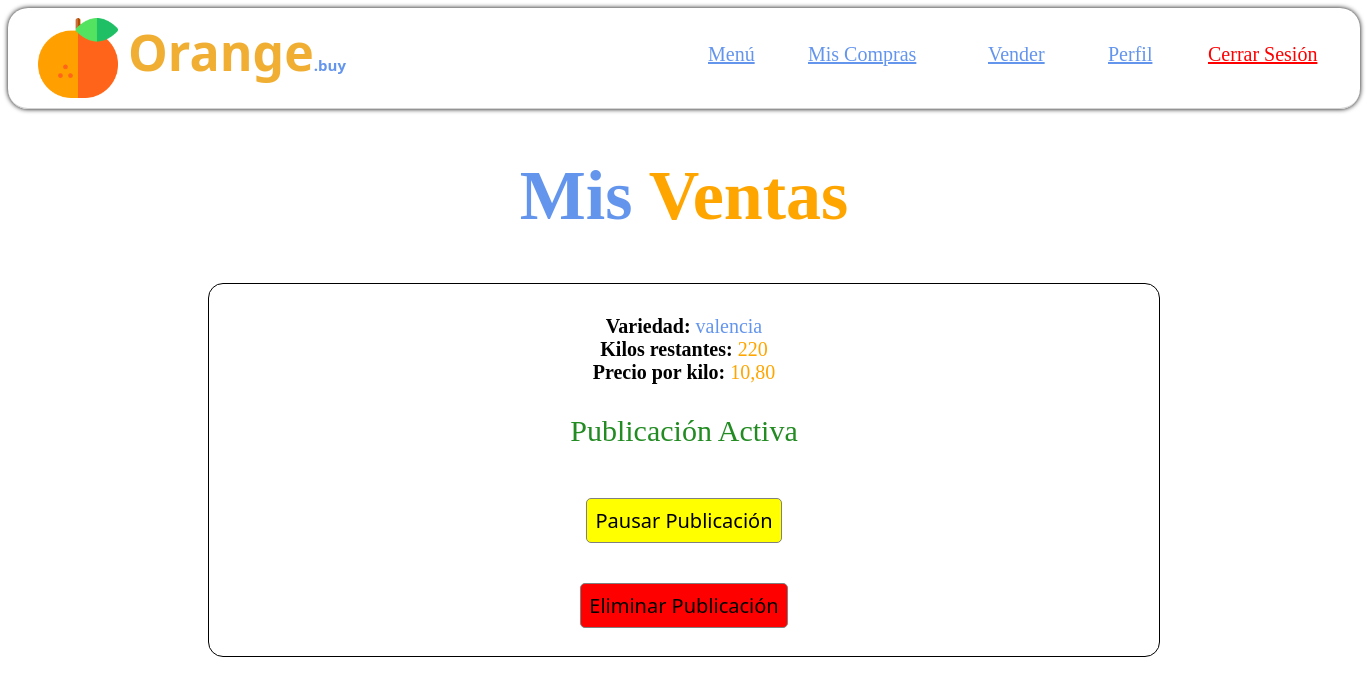
Screenshot of /tienda/mis_ventas/ (signed in) with the database file from the repository.
### tienda/models.py (models this page shows, shortened)
class Producto(models.Model):
    vendedor = models.ForeignKey(User, on_delete=models.CASCADE, related_name='ventas')
    precio_por_kilo = models.DecimalField(max_digits=6, decimal_places=2)
    kilos_disponibles = models.PositiveIntegerField()
    cantidad_vendida = models.PositiveIntegerField(default=0)
    fecha_inicio = models.DateTimeField(auto_now_add=True)
    activo = models.BooleanField(default=True)
    descuento = models.DecimalField(max_digits=4, decimal_places=2, default=0.00)
    TIPOS_NARANJA = [
        ("valencia", "Valencia"),
        ("navel", "Navel"),
        ("sanguina", "Sanguina"),
        ("otra", "Otra variedad"),
    ]
    tipo = models.CharField(max_length=20, choices=TIPOS_NARANJA)

### tienda/views.py (the view)
# urls.py: path('mis_ventas/', views.mis_ventas, name='mis_ventas'),
@login_required
def mis_ventas(request):
    ventas = Producto.objects.filter(vendedor=request.user)
    return render(request, 'tienda/mis_ventas.html', {'ventas':ventas})

### tienda/templates/tienda/mis_ventas.html (shortened to what this page needs)
{% load static %}
<!DOCTYPE html>
<html lang="en">
<head>
</head>
<body>
    <div class="header">
        <img src="{% static 'manager/naranja.png' %}" id="logo">
        <h3 class="titulo_header">Orange<span style="color:cornflowerblue; font-size: 15px;">.buy</span></h3>
        <a class="referencia" href="{% url 'menu_tienda' %}">Menú</a>
        <a class="referencia" href="{% url 'menu_tienda' %}">Mis Compras</a>
        <a class="referencia" href="{% url 'vender' %}">Vender</a>
        <a class="referencia" href="{% url 'menu_tienda' %}">Perfil</a>
        <a class="referencia" href="{% url 'cerrar_sesion' %}" style="color:red">Cerrar Sesión</a>
    </div>
    <h1>Mis <span style="color:orange;">Ventas</span></h1>
    {% for venta in ventas %}
        <div class="venta">
            <br>
            <strong>Variedad: </strong> <span style="color:cornflowerblue; font-size: 20px;">{{ venta.tipo }}</span>
            <br>
            <strong>Kilos restantes:</strong> <span style="color:orange; font-size: 20px;">{{ venta.kilos_disponibles }}</span>
            <br>
            <strong>Precio por kilo:</strong> <span style="color:orange; font-size: 20px;">{{ venta.precio_por_kilo }} </span>
            {% if venta.activo == True %}
                <p style="color: forestgreen; font-size: 30px;">Publicación Activa</p>
                <form action="{% url 'pausar_venta' venta.id %}" method="POST">
                    <button class="boton" style="background-color: yellow">Pausar Publicación</button>
                </form>
            {% else %}
                <p style="color: red; font-size: 30px;">Publicación Pausada</p>
                <form action="{% url 'reanudar_venta' venta.id %}" method="POST">
                    {% csrf_token %}
                    <button class="boton" style="background-color:forestgreen">Reanudar Publicación</button>
                </form>
            {% endif %}
            <form action="{% url 'eliminar_venta' venta.id %}" method="POST">
                <button class="boton" style="background-color: red;">Eliminar Publicación</button>
            </form>
        </div>
    {% empty %}
    <p style="text-align: center; padding: 20px;">Aún no has vendido naranjas. <a href="{% url 'vender' %}">Haz tu primer venta.</a></p>
    {% endfor %}
</body>
</html>

### tienda/templates/tienda/mis_ventas.html (style rules this page uses)
body { font-family: Verdana; }
.header { display: grid; grid-template-columns: 100px 600px 100px 180px 120px 100px 150px; border-bottom: 0.5px solid lightgray; box-shadow: 0 0 5px 0; border-radius: 20px; }
#logo { width: 80px; margin: 10px 20px 10px 30px; }
.titulo_header { margin: 10px 5px 20px 20px; font-size: 50px; color:cornflowerblue; font-family: 'Segoe UI'; color:rgb(240, 174, 50); }
.referencia { text-align: left; font-size: 20px; color:cornflowerblue; margin: 35px 0px 20px 0px; }
h1 { font-size: 70px; text-align: center; color:cornflowerblue; }
.boton { font-size: 20px; margin: 20px; font-family: 'Segoe UI'; padding: 8px; border-radius: 5px; border: 1px gray solid; }
.venta { border: 1px black solid; border-radius: 15px; padding: 8px; margin: 30px 200px 30px 200px; text-align: center; font-size: 20px; }

### rows the page displays
Producto: tipo "valencia", kilos_disponibles "220", precio_por_kilo "10,80", activo "Publicación Activa"
